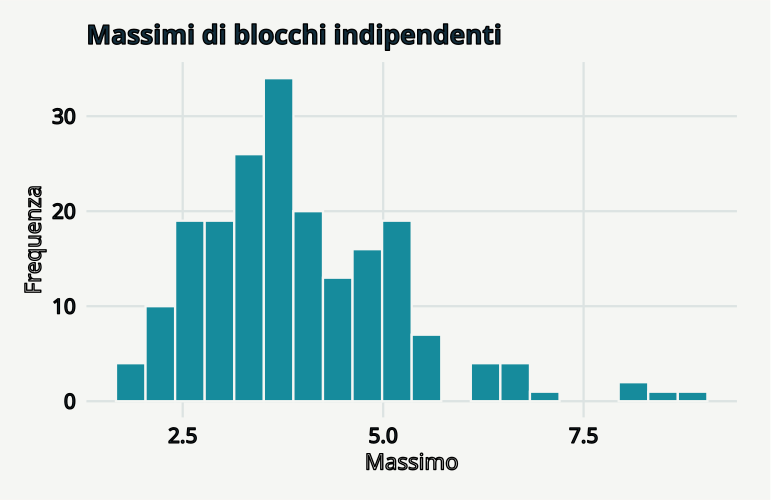

Write the R code that produced this figure.
# GeoStat Lab — funzioni comuni. R >= 4.3; ggplot2 >= 3.4; jsonlite.
suppressPackageStartupMessages(library(ggplot2))
col_geo <- c('#168B9C','#BC5B35','#7054A4','#A17B19','#227864','#64748B')
theme_set(theme_minimal(base_size=17, base_family='sans') + theme(
  plot.background=element_rect(fill='#F5F6F3',colour=NA),
  panel.background=element_rect(fill='#F5F6F3',colour=NA),
  panel.grid.minor=element_blank(),panel.grid.major=element_line(colour='#DCE3E2'),
  plot.title=element_text(size=19,face='bold',colour='#122D3B'),
  plot.subtitle=element_text(size=13,colour='#405560',margin=margin(b=12)),
  axis.text=element_text(size=15,colour='#273E4A'),axis.title=element_text(size=16),
  legend.position='bottom',legend.title=element_blank(),legend.text=element_text(size=14),
  strip.text=element_text(size=15,face='bold'),plot.margin=margin(18,24,18,18)))
metric <- function(...) data.frame(grandezza=names(c(...)),valore=as.character(c(...)),check.names=FALSE)
f <- function(x,d=3) {out<-formatC(x,digits=d,format='fg');out[!is.finite(x)]<-'Non definito';out}
line_plot <- function(d,x='x',y='y',title='',xl=x,yl=y,group=NULL) {
 p<-ggplot(d,aes(x=.data[[x]],y=.data[[y]]))
 if(is.null(group)) p<-p+geom_line(colour=col_geo[1],linewidth=1.05) else p<-p+aes(colour=.data[[group]],group=.data[[group]])+geom_line(linewidth=1)+scale_colour_manual(values=col_geo)
 p+labs(title=title,x=xl,y=yl)
}
point_plot <- function(d,x='x',y='y',title='',xl=x,yl=y,group=NULL) {
 p<-ggplot(d,aes(x=.data[[x]],y=.data[[y]]))
 if(is.null(group))p<-p+geom_point(colour=col_geo[1],size=2.5,alpha=.8) else p<-p+aes(colour=.data[[group]])+geom_point(size=2.7,alpha=.85)+scale_colour_manual(values=col_geo)
 p+labs(title=title,x=xl,y=yl)
}
hist_plot<-function(x,title='',xl='Valore',bins=20)ggplot(data.frame(x=x),aes(x))+geom_histogram(bins=bins,fill=col_geo[1],colour='#F5F6F3')+labs(title=title,x=xl,y='Frequenza')
bar_plot<-function(d,x='gruppo',y='valore',title='',yl='Valore')ggplot(d,aes(x=.data[[x]],y=.data[[y]],fill=.data[[x]]))+geom_col(width=.65)+scale_fill_manual(values=rep(col_geo,length.out=length(unique(d[[x]])) ))+guides(fill='none')+labs(title=title,x=NULL,y=yl)
map_plot<-function(d,z='z',title='',xl='Est [km]',yl='Nord [km]')ggplot(d,aes(x,y,fill=.data[[z]]))+geom_raster()+coord_equal()+scale_fill_gradientn(colours=c('#153F56','#298C9C','#B8CDB2','#F1D889','#AD542F'))+labs(title=title,x=xl,y=yl)
acf_data<-function(x,lag=20){a<-acf(x,lag.max=min(lag,length(x)-1),plot=FALSE);data.frame(x=as.vector(a$lag)[-1],y=as.vector(a$acf)[-1])}
# AR(1), distribuzione marginale stazionaria N(0, 1).
ar_series<-function(n,rho){x<-numeric(n);x[1]<-rnorm(1);for(i in 2:n)x[i]<-rho*x[i-1]+sqrt(1-rho^2)*rnorm(1);x}
# Distanze euclidee in unità metriche già dichiarate; nessuna conversione implicita di CRS.
dist_cross<-function(a,b)sqrt(outer(a[,1],b[,1],'-')^2+outer(a[,2],b[,2],'-')^2)
# Predittore IDW: i punti coincidenti ricevono esattamente il valore osservato.
idw<-function(xy,z,new,power=2){dd<-dist_cross(new,xy);apply(dd,1,function(d)if(any(d<1e-10))mean(z[d<1e-10])else weighted.mean(z,d^(-power)))}
# CART didattico binario: divisioni assiali che minimizzano l'impurità di Gini.
cart_fit<-function(x,y,depth=2,minleaf=4){
 node<-list(p=mean(y),n=length(y));if(depth<1||length(unique(y))<2||length(y)<2*minleaf)return(node)
 best<-Inf
 for(j in seq_len(ncol(x))){v<-sort(unique(x[,j])); if(length(v)<2)next
  for(cut in (head(v,-1)+tail(v,-1))/2){left<-x[,j]<=cut;nl<-sum(left);nr<-sum(!left);if(min(nl,nr)<minleaf)next
   score<-nl*mean(y[left])*(1-mean(y[left]))+nr*mean(y[!left])*(1-mean(y[!left]))
   if(score<best){best<-score;node$j<-j;node$cut<-cut;split<-left}
  }
 }
 if(is.finite(best)){node$left<-cart_fit(x[split,,drop=FALSE],y[split],depth-1,minleaf);node$right<-cart_fit(x[!split,,drop=FALSE],y[!split],depth-1,minleaf)};node
}
cart_predict<-function(tree,x)apply(x,1,function(row){t<-tree;while(!is.null(t$j))t<-if(row[t$j]<=t$cut)t$left else t$right;t$p})

p <- list(m = 30, B = 200, seed = 17)
set.seed(p$seed)
mx <- replicate(p$B, max(rexp(p$m, rate = 1)))

data <- data.frame(massimo = mx)

plots <- list(hist_plot(mx, "Massimi di blocchi indipendenti", "Massimo"))

q <- -log(1 - 0.95^(1/p$m))

metrics <- metric(`Media dei massimi` = f(mean(mx)), `Quantile teorico 95%` = f(q), `Quantile empirico 95%` = f(quantile(mx, 
    0.95)))
print(metrics,row.names=FALSE)
ggplot2::ggsave('m14-massimi-A.svg',plots[[1]],device=svglite::svglite,width=7.7,height=5.0,bg='#F8F6F1')
